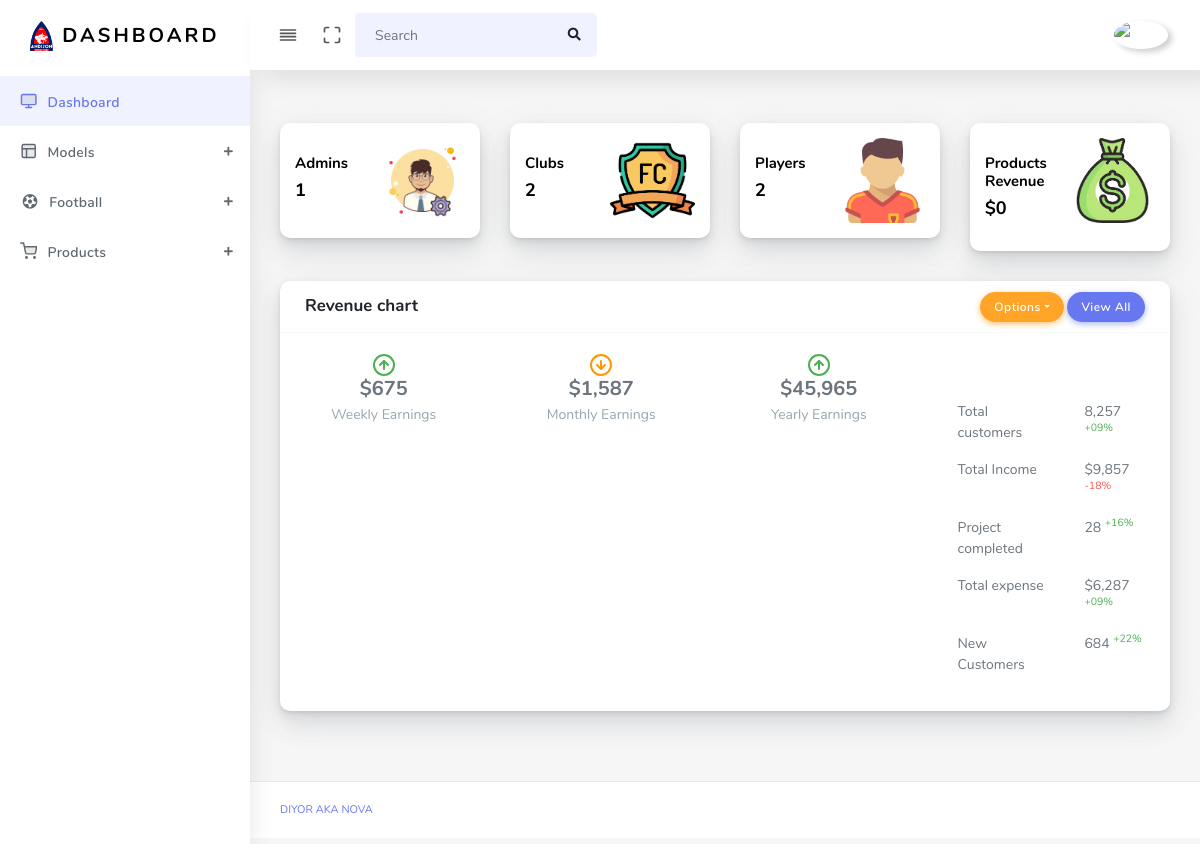
/dashboard/ (signed in), run on an earlier commit of the app's database.
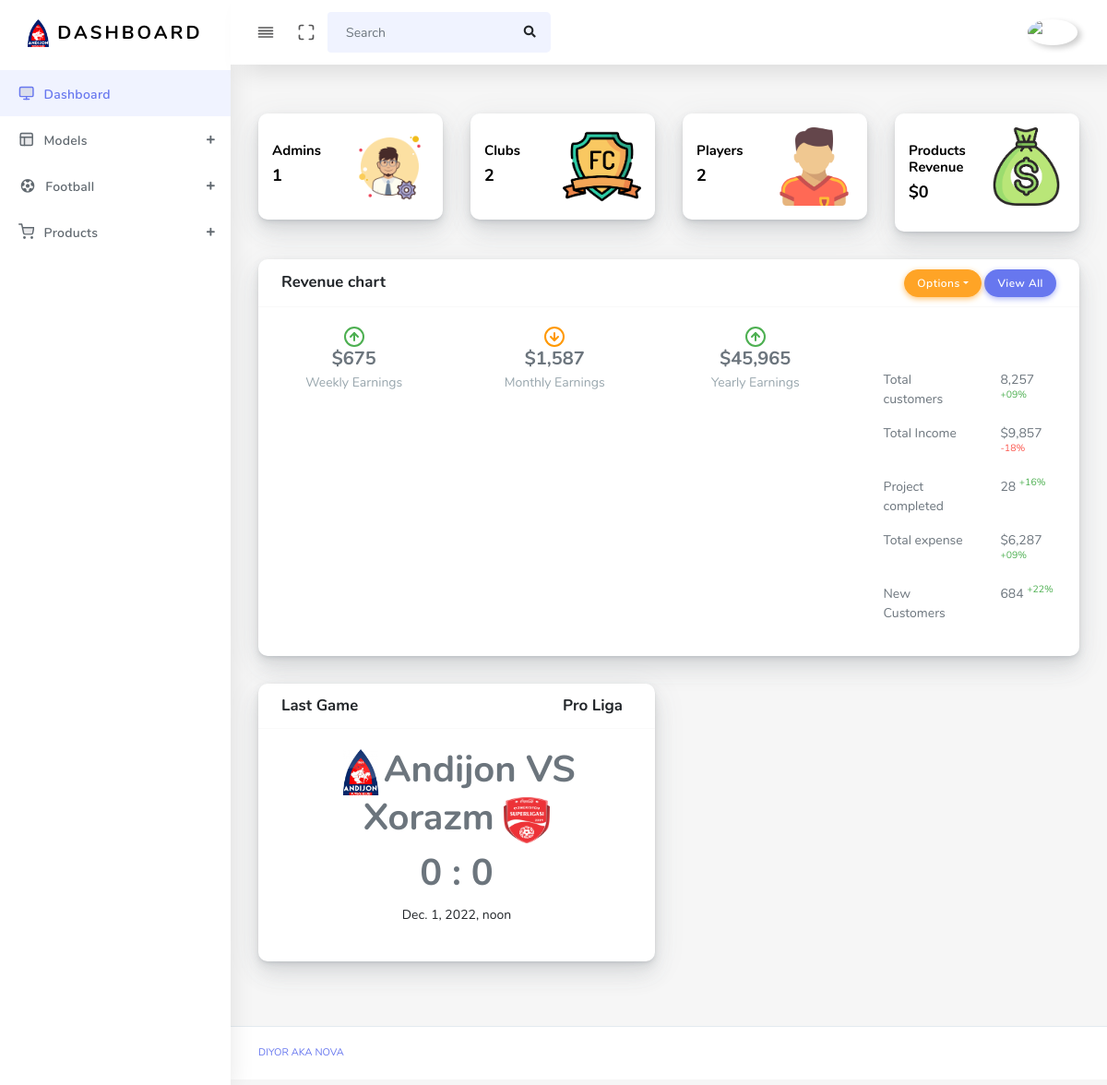
And on a later commit of the database.
### main/models.py (models this page shows)
class Game(models.Model):  # done
    date = models.DateTimeField()
    status = models.IntegerField(choices=((1, 'not-started'), (2, 'playing'), (3, 'played')))
    guest = models.ForeignKey(Club, on_delete=models.CASCADE, related_name='guest')
    host = models.ForeignKey(Club, on_delete=models.CASCADE, related_name='host')
    guest_goal = models.IntegerField(default=0)
    host_goal = models.IntegerField(default=0)
    mvp = models.ForeignKey(Player, on_delete=models.SET_NULL, null=True, blank=True)

class Club(models.Model):  # done
    name = models.CharField(max_length=210)
    logo = models.ImageField(upload_to='club/')
    league = models.ForeignKey(League, on_delete=models.SET_NULL, null=True, blank=True)

class League(models.Model):  # done
    name = models.CharField(max_length=210)
    logo = models.ImageField(upload_to='league/')

### main/views.py (the view)
# urls.py: path('dashboard/', dashboard_view, name='dashboard'),
@login_required(login_url='login')
def dashboard_view(request):
    total = 0
    order = Order.objects.filter(status=3)
    for i in order:
        if i.bonus > 0:
            total += i.order_item.quantity * i.order_item.product.bonus
        elif i.bonus <= 0:
            total += i.order_item.quantity * i.order_item.product.price
    context = {
        'game': Game.objects.filter(status=3).order_by('-id')[:2],
        'playing': Game.objects.filter(status=2),
        'not': Game.objects.filter(status=1),
        'player': Player.objects.all().count(),
        'club': Club.objects.all().count(),
        'admin': User.objects.filter(status=2).count(),
        'product': Order.objects.filter(status=3).count(),
        'total': total
    }
    return render(request, 'dashboard.html', context)

### templates/dashboard.html (shortened to what the changed rows need)
{% extends "base.html" %}
{% load static %}
{% block content %}
    <div class="main-content">
        <section class="section">
            <div class="row ">
                <div class="col-xl-3 col-lg-6 col-md-6 col-sm-6 col-xs-12">
                    <div class="card">
                        <div class="card-statistic-4">
                            <div class="align-items-center justify-content-between">
                                <div class="row ">
                                    <div class="col-lg-6 col-md-6 col-sm-6 col-xs-6 pr-0 pt-3">
                                        <div class="card-content">
                                            <h2 class="mb-3 font-18">{{ admin }}</h2>
                                        </div>
                                    </div>
                                </div>
                            </div>
                        </div>
                    </div>
                </div>
                <div class="col-xl-3 col-lg-6 col-md-6 col-sm-6 col-xs-12">
                    <div class="card">
                        <div class="card-statistic-4">
                            <div class="align-items-center justify-content-between">
                                <div class="row ">
                                    <div class="col-lg-6 col-md-6 col-sm-6 col-xs-6 pr-0 pt-3">
                                        <div class="card-content">
                                            <h2 class="mb-3 font-18">{{ club }}</h2>
                                        </div>
                                    </div>
                                </div>
                            </div>
                        </div>
                    </div>
                </div>
                <div class="col-xl-3 col-lg-6 col-md-6 col-sm-6 col-xs-12">
                    <div class="card">
                        <div class="card-statistic-4">
                            <div class="align-items-center justify-content-between">
                                <div class="row ">
                                    <div class="col-lg-6 col-md-6 col-sm-6 col-xs-6 pr-0 pt-3">
                                        <div class="card-content">
                                            <h2 class="mb-3 font-18">{{ player }}</h2>
                                        </div>
                                    </div>
                                </div>
                            </div>
                        </div>
                  </div>
                </div>
                <div class="col-xl-3 col-lg-6 col-md-6 col-sm-6 col-xs-12">
                    <div class="card">
                        <div class="card-statistic-4">
                            <div class="align-items-center justify-content-between">
                                <div class="row ">
                                    <div class="col-lg-6 col-md-6 col-sm-6 col-xs-6 pr-0 pt-3">
                                        <div class="card-content">
                                            <h2 class="mb-3 font-18">${{ total }}</h2>
                                        </div>
                                    </div>
                                </div>
                            </div>
                        </div>
                    </div>
                </div>
            </div>
            <div class="row">
                {% for i in game %}
                    <div class="col-12 col-sm-12 col-lg-6 text-center">
                        <div class="card">
                            <div class="card-header" style="display:flex; justify-content: space-between;">
                                <h4>Last Game</h4>
                                <h4>{{ i.host.league.name }}</h4>
                            </div>
                            <div class="card-body text-center">
                                <div class="row text-center"  style="display: flex; justify-content: center"><h1><img  width="50px" height="50px"  src="{{ i.host.logo.url }}">{{ i.host.name }} VS {{ i.guest.name }}<img style="margin-left: 10px;" src="{{ i.guest.logo.url }}" width="50px" height="50px"></h1></div>
                                <h1 class="row" style="display: flex; justify-content: center;">{{ i.host_goal }} : {{ i.guest_goal }}</h1>
                                <p>{{ i.date }}</p>
                            </div>
                        </div>
                    </div>
                {% endfor %}
            </div>
        </section>
    </div>
{% endblock %}

What changed in the data, as far as the page shows it:
now on this page (row edited): Game: host.league.name "Pro Liga", host.logo (picture), host.name "Andijon", guest.name "Xorazm", guest.logo (picture), host_goal "0", guest_goal "0", date "Dec. 1, 2022, noon"
